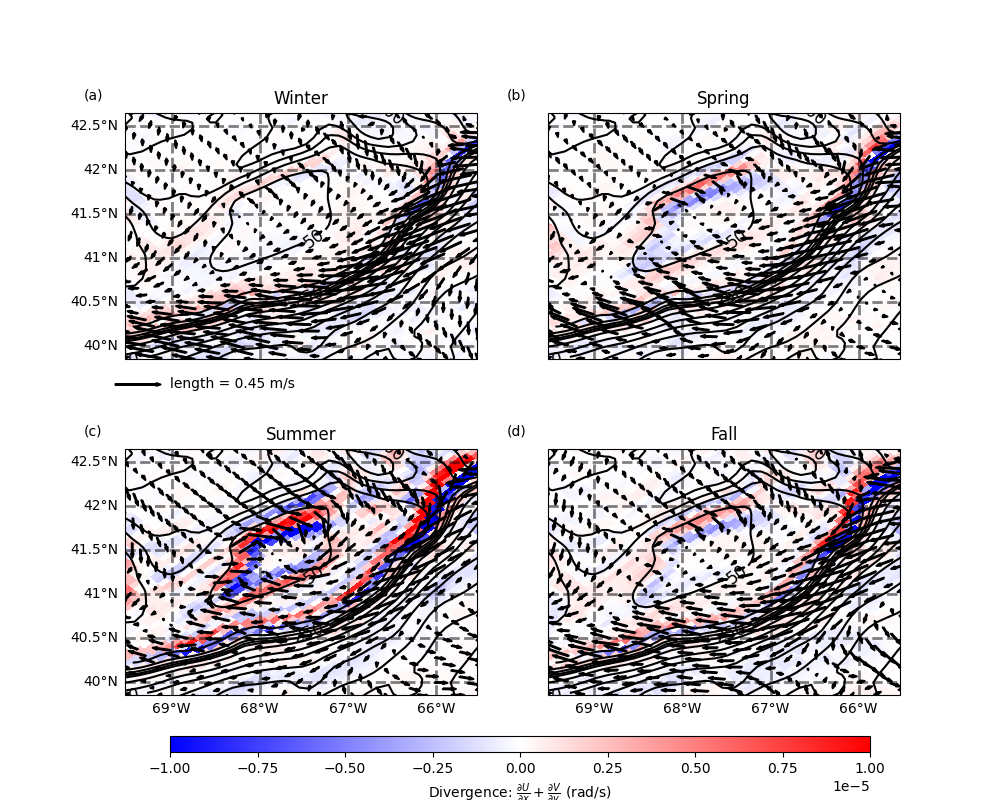

Write the Python code that produced this figure.
#! /usr/bin/env python 

import numpy as np 
import matplotlib.pyplot as plt 
import netCDF4
import cartopy.crs as ccrs
import cartopy.feature as cfea
import matplotlib.ticker as mticker
from cartopy.mpl.gridliner import LONGITUDE_FORMATTER, LATITUDE_FORMATTER

vmx=1*10**-5

# load divergence 
f=np.load('divergence_UV_delU.npz')
delUdata=f['delUdata'][:]
delUmask=f['delUmask'][:]
lon=f['lon'][:]
lat=f['lat'][:]
H=f['H'][:]
f.close()
delU=np.ma.masked_array(delUdata,mask=delUmask)

# reduce size of Ssea to GB region 
lonGB=lon[:,80:]
latGB=lat[:,80:]
delU=delU[:,:,80:]

levels0=np.arange(0,350,50)
levels1=np.arange(500,5010,500)
levs=np.hstack([levels0,levels1])

# assign box numbers for low resolution grid (33 low/high bounds in x and y direction) 
# open low and high bounds for X and Y grid (boxes)
f=np.load('mask_GB_lores.npz')
Xlo=f['Xlo'][:]
Ylo=f['Ylo'][:]
Xhi=f['Xhi'][:]
Yhi=f['Yhi'][:]
B0=f['B0'][:]
f.close()

XC=(Xlo+Xhi)/2
YC=(Ylo+Yhi)/2

f=np.load('UV_vectors_surface.npz')
lonSS=f['lonSS'][:]
latSS=f['latSS'][:]
UseaSS=f['USS'][:]
VseaSS=f['VSS'][:]
f.close()

# Speed
SS=np.sqrt(UseaSS**2+VseaSS**2)

US=np.ma.masked_where(np.abs(SS)>10,UseaSS)
VS=np.ma.masked_where(np.abs(SS)>10,VseaSS)

fig=plt.figure(figsize=(10,8)) 
ax1=fig.add_subplot(221,projection=ccrs.PlateCarree())
ax1.set_extent([-70,-65,39.5,42.5],crs=ccrs.PlateCarree())
ax1.add_feature(cfea.NaturalEarthFeature('physical','land',color='gray',scale='10m',edgecolor='none'))
img10=ax1.contour(lon,lat,H,levels=levs,linewidths=1.5,colors='k',transform=ccrs.PlateCarree())
ax1.add_feature(cfea.COASTLINE,edgecolor='white')
gl=ax1.gridlines(crs=ccrs.PlateCarree(),linewidth=2,color='black',alpha=0.5,linestyle='--',draw_labels=True)
ax1.set_title('Winter')
ax1.text(-70,42.8,'(a)')
ax1.clabel(img10,levels=levs,fontsize=12,colors="k")
ax1.grid()
ax1.set_xlim(np.min(XC)-0.5,np.max(XC)+0.5)
ax1.set_ylim(np.min(YC)-0.5,np.max(YC)+0.5)
gl.top_labels=False
gl.bottom_labels=False
gl.left_labels=True
gl.right_labels=False
gl.xlines=True
gl.xlocator=mticker.FixedLocator([-70,-69,-68,-67,-66,-65])
gl.ylocator=mticker.FixedLocator([39,39.5,40,40.5,41,41.5,42,42.5])
gl.xformatter= LONGITUDE_FORMATTER
gl.yformatter=LATITUDE_FORMATTER
gl.xlabel_style={'color':'black','weight':'normal'}
gl.ylabel_style={'color':'black','weight':'normal'}
img1=ax1.pcolormesh(lonGB,latGB,delU[0,:,:],cmap='bwr',vmin=-1*vmx,vmax=vmx)
q1=ax1.quiver(lonSS,latSS,US[0,:,:],VS[0,:,:],scale=1,scale_units='inches',color='k',linewidths=1.5,edgecolor='k')
ax1.quiverkey(q1,X=0.1,Y=-0.1,U=0.45,label='length = 0.45 m/s',labelpos='E',color='k')
ax2=fig.add_subplot(222,projection=ccrs.PlateCarree())
ax2.set_extent([-70,-65,39.5,42.5],crs=ccrs.PlateCarree())
ax2.add_feature(cfea.NaturalEarthFeature('physical','land',color='gray',scale='10m',edgecolor='none'))
img11=ax2.contour(lon,lat,H,levels=levs,linewidths=1.5,colors='k',transform=ccrs.PlateCarree())
img2=ax2.pcolormesh(lonGB,latGB,delU[1,:,:],cmap='bwr',vmin=-1*vmx,vmax=vmx)
q2=ax2.quiver(lonSS,latSS,US[1,:,:],VS[1,:,:],scale=1,scale_units='inches',color='k',edgecolor='k',linewidths=1.5)
ax2.clabel(img11,levels=levs,fontsize=12,colors='k')
ax2.grid()
ax2.set_xlim(np.min(XC)-0.5,np.max(XC)+0.5)
ax2.set_ylim(np.min(YC)-0.5,np.max(YC)+0.5)
ax2.add_feature(cfea.COASTLINE,edgecolor='white')
ax2.text(-70,42.8,'(b)')
gl=ax2.gridlines(crs=ccrs.PlateCarree(),linewidth=2,color='black',alpha=0.5,linestyle='--',draw_labels=True)
ax2.set_title('Spring')
gl.top_labels=False
gl.bottom_labels=False
gl.left_labels=False
gl.right_labels=False
gl.xlines=True
gl.xlocator=mticker.FixedLocator([-70,-69,-68,-67,-66,-65])
gl.ylocator=mticker.FixedLocator([39,39.5,40,40.5,41,41.5,42,42.5])
gl.xformatter= LONGITUDE_FORMATTER
gl.yformatter=LATITUDE_FORMATTER
gl.xlabel_style={'color':'black','weight':'normal'}
gl.ylabel_style={'color':'black','weight':'normal'}

ax3=fig.add_subplot(223,projection=ccrs.PlateCarree())
ax3.set_extent([-70,-65,39.5,42.5],crs=ccrs.PlateCarree())
ax3.add_feature(cfea.NaturalEarthFeature('physical','land',color='gray',scale='10m',edgecolor='none'))
img10=ax3.contour(lon,lat,H,levels=levs,linewidths=1.5,colors='k',transform=ccrs.PlateCarree())
ax3.add_feature(cfea.COASTLINE,edgecolor='white')
gl=ax3.gridlines(crs=ccrs.PlateCarree(),linewidth=2,color='black',alpha=0.5,linestyle='--',draw_labels=True)
ax3.set_title('Summer')
img3=ax3.pcolormesh(lonGB,latGB,delU[2,:,:],cmap='bwr',vmin=-1*vmx,vmax=vmx)
q3=ax3.quiver(lonSS,latSS,US[2,:,:],VS[2,:,:],scale=1,scale_units='inches',color='k',edgecolor='k',linewidths=1.5)
ax3.clabel(img10,levels=levs,fontsize=12,colors='k')
ax3.grid()
ax3.set_xlim(np.min(XC)-0.5,np.max(XC)+0.5)
ax3.set_ylim(np.min(YC)-0.5,np.max(YC)+0.5)
ax3.text(-70,42.8,'(c)')
gl.top_labels=False
gl.right_labels=False
gl.left_ylabels=True
gl.bottom_labels=True
gl.xlines=True
gl.xlocator=mticker.FixedLocator([-70,-69,-68,-67,-66,-65])
gl.ylocator=mticker.FixedLocator([39,39.5,40,40.5,41,41.5,42,42.5])
gl.xformatter= LONGITUDE_FORMATTER
gl.yformatter=LATITUDE_FORMATTER
gl.xlabel_style={'color':'black','weight':'normal'}
gl.ylabel_style={'color':'black','weight':'normal'}

ax4=fig.add_subplot(224,projection=ccrs.PlateCarree())
ax4.set_extent([-70,-65,39.5,42.5],crs=ccrs.PlateCarree())
ax4.add_feature(cfea.NaturalEarthFeature('physical','land',color='gray',scale='10m',edgecolor='none'))
img2=ax4.contour(lon,lat,H,levels=levs,linewidths=1.5,colors='k',transform=ccrs.PlateCarree())
ax4.add_feature(cfea.COASTLINE,edgecolor='white')
ax4.set_title('Fall')
ax4.text(-70,42.8,'(d)')
gl=ax4.gridlines(crs=ccrs.PlateCarree(),linewidth=2,color='black',alpha=0.5,linestyle='--',draw_labels=True)
gl.top_labels=False
gl.right_labels=False
gl.left_labels=False
gl.bottom_labels=True
gl.xlines=True
gl.xlocator=mticker.FixedLocator([-70,-69,-68,-67,-66,-65])
gl.ylocator=mticker.FixedLocator([39,39.5,40,40.5,41,41.5,42,42.5])
gl.xformatter= LONGITUDE_FORMATTER
gl.yformatter=LATITUDE_FORMATTER
gl.xlabel_style={'color':'black','weight':'normal'}
gl.ylabel_style={'color':'black','weight':'normal'}
img4=ax4.pcolormesh(lonGB,latGB,delU[3,:,:],cmap='bwr',vmin=-1*vmx,vmax=vmx)
q4=ax4.quiver(lonSS,latSS,US[3,:,:],VS[3,:,:],scale=1,scale_units='inches',color='k',edgecolor='k',linewidths=1.5)
ax4.clabel(img2,levels=levs,fontsize=12,colors='k')
ax4.grid()
ax4.set_xlim(np.min(XC)-0.5,np.max(XC)+0.5)
ax4.set_ylim(np.min(YC)-0.5,np.max(YC)+0.5)

ax5=fig.add_axes([0.17,0.06,0.7,0.02])
plt.colorbar(img1,cax=ax5,orientation="horizontal")
plt.xlabel('Divergence: '+r'$\frac{\partial U}{\partial x}+\frac{\partial V}{\partial y}$'+' (rad/s)')
fig.savefig('figure4.png')
